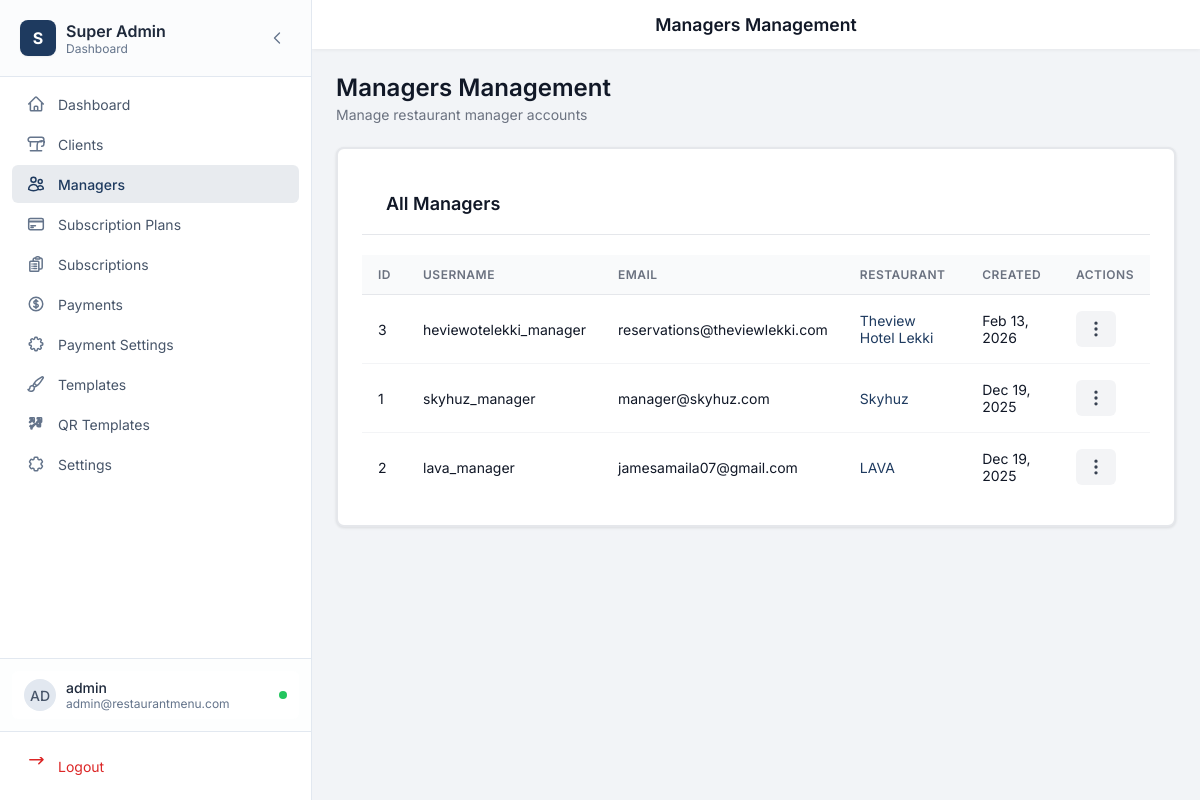
/admin/managers.php (signed in), run on the app's committed database.
### tables this page shows
CREATE TABLE `managers` (
  `id` int(11) NOT NULL,
  `username` varchar(100) NOT NULL,
  `email` varchar(255) NOT NULL,
  `password_hash` varchar(255) NOT NULL,
  `restaurant_id` int(11) NOT NULL,
  `created_at` timestamp NOT NULL DEFAULT current_timestamp(),
  `updated_at` timestamp NOT NULL DEFAULT current_timestamp() ON UPDATE current_timestamp()
);

CREATE TABLE `restaurants` (
  `id` int(11) NOT NULL,
  `name` varchar(255) NOT NULL,
  `slug` varchar(255) NOT NULL,
  `logo` varchar(255) DEFAULT NULL,
  `hero_image` varchar(255) DEFAULT NULL,
  `description` text DEFAULT NULL,
  `phone` varchar(50) DEFAULT NULL,
  `email` varchar(255) DEFAULT NULL,
  `address` text DEFAULT NULL,
  `website` varchar(255) DEFAULT NULL,
  `whatsapp_link` varchar(255) DEFAULT NULL,
  `instagram_url` varchar(255) DEFAULT NULL,
  `facebook_url` varchar(255) DEFAULT NULL,
  `twitter_url` varchar(255) DEFAULT NULL,
  `map_latitude` decimal(10,8) DEFAULT NULL,
  `map_longitude` decimal(11,8) DEFAULT NULL,
  `header_menu_items` text DEFAULT NULL,
  `footer_content` text DEFAULT NULL,
  `manager_email` varchar(255) DEFAULT NULL,
  `google_rating` decimal(3,1) DEFAULT 4.5,
  `rating_source` varchar(50) DEFAULT 'Google',
  `template_id` int(11) DEFAULT 1,
  `is_active` tinyint(1) DEFAULT 1,
  `available_items_count` int(11) DEFAULT 0,
  `unavailable_items_count` int(11) DEFAULT 0,
  `subscription_id` int(11) DEFAULT NULL,
  `created_at` timestamp NOT NULL DEFAULT current_timestamp(),
  `updated_at` timestamp NOT NULL DEFAULT current_timestamp() ON UPDATE current_timestamp()
);

### admin/managers.php (the view, shortened to what this page needs)
<?php
$pdo = getDBConnection();
$managers = [];
if ($pdo) {
    try {
        $stmt = $pdo->query("
            SELECT
                m.id,
                m.username,
                m.email,
                m.created_at,
                m.updated_at,
                r.id as restaurant_id,
                r.name as restaurant_name,
                r.slug as restaurant_slug
            FROM managers m
            LEFT JOIN restaurants r ON m.restaurant_id = r.id
            ORDER BY m.created_at DESC
        ");
        $managers = $stmt->fetchAll();
    } catch (PDOException $e) {
        $error = 'Error fetching managers: ' . $e->getMessage();
    }
}
$pageTitle = 'Managers Management';
include __DIR__ . '/../includes/admin-layout.php';
?>
<div class="page-header">
    <h1 class="page-title">Managers Management</h1>
    <p class="page-subtitle">Manage restaurant manager accounts</p>
</div>
<div class="card">
            <div class="card-header">
                <h2 class="card-title">All Managers</h2>
            </div>
            <?php if (empty($managers)): ?>
                <div style="text-align: center; padding: 60px 20px; color: var(--muted);">
                    <p style="margin-bottom: 12px;">No managers found.</p>
                    <p><a href="restaurants.php" style="color: var(--primary); text-decoration: none; font-weight: 500;">Create a restaurant to add managers</a></p>
                </div>
            <?php else: ?>
                <table class="table">
                    <thead>
                        <tr>
                            <th>ID</th>
                            <th>Username</th>
                            <th>Email</th>
                            <th>Restaurant</th>
                            <th>Created</th>
                            <th>Actions</th>
                        </tr>
                    </thead>
                    <tbody>
                        <?php foreach ($managers as $manager): ?>
                            <tr>
                                <td><?php echo $manager['id']; ?></td>
                                <td><?php echo htmlspecialchars($manager['username']); ?></td>
                                <td><?php echo htmlspecialchars($manager['email']); ?></td>
                                <td>
                                    <?php if ($manager['restaurant_name']): ?>
                                        <a href="restaurant-view.php?slug=<?php echo htmlspecialchars($manager['restaurant_slug']); ?>" style="color: var(--primary); text-decoration: none;">
                                            <?php echo htmlspecialchars($manager['restaurant_name']); ?>
                                        </a>
                                    <?php else: ?>
                                        <span style="color: var(--muted);">No restaurant</span>
                                    <?php endif; ?>
                                </td>
                                <td><?php echo $manager['created_at'] ? date('M j, Y', strtotime($manager['created_at'])) : 'N/A'; ?></td>
                                <td class="actions-cell">
                                    <button class="actions-btn" onclick="toggleDropdown(this)" title="Actions">
                                        <svg xmlns="http://www.w3.org/2000/svg" fill="none" viewBox="0 0 24 24" stroke="currentColor" width="20" height="20">
                                            <path stroke-linecap="round" stroke-linejoin="round" stroke-width="2" d="M12 5v.01M12 12v.01M12 19v.01M12 6a1 1 0 110-2 1 1 0 010 2zm0 7a1 1 0 110-2 1 1 0 010 2zm0 7a1 1 0 110-2 1 1 0 010 2z" />
                                        </svg>
                                    </button>
                                </td>
                            </tr>
                        <?php endforeach; ?>
                    </tbody>
                </table>
            <?php endif; ?>
        </div>
<?php include __DIR__ . '/../includes/admin-footer.php'; ?>

### includes/admin-layout.php (shortened to what this page needs)
<?php
$pageTitle = $pageTitle ?? 'Admin';
$showHeader = $showHeader ?? true;
?>
<!DOCTYPE html>
<html lang="en">
<head>
<link rel="stylesheet" href="<?php echo htmlspecialchars(defined('SITE_URL') ? SITE_URL . '/assets/css/admin.css' : '../assets/css/admin.css'); ?>">
</head>
<body>
<div class="app">
  <?php include __DIR__ . '/sidebar-admin.php'; ?>
  <div class="content">
    <?php if ($showHeader): ?>
    <div class="header">
      <div class="header-title"><?php echo htmlspecialchars($pageTitle); ?></div>
    </div>
    <?php endif; ?>
    <main>

### includes/sidebar-admin.php (shortened to what this page needs)
<?php
$currentPath = $_SERVER['REQUEST_URI'];
$userInfo = null;
if (isLoggedIn() && isSuperAdmin()) {
    $pdo = getDBConnection();
    if ($pdo) {
        $userId = getCurrentUserId();
        $stmt = $pdo->prepare("SELECT username, email FROM admins WHERE id = ?");
        $stmt->execute([$userId]);
        $userInfo = $stmt->fetch();
    }
}
$activeId = 'dashboard';
foreach ($navItems as $item) {
    if (strpos($currentPath, $item['href']) !== false) {
        $activeId = $item['id'];
        break;
    }
}
$username = $_SESSION['username'] ?? 'Admin';
$userEmail = $userInfo['email'] ?? '';
$userInitials = strtoupper(substr($username, 0, 2));
?>
<aside class="sidebar-modern" id="sidebar">
    <div class="sidebar-header-modern">
        <div class="sidebar-logo-wrapper">
            <div class="sidebar-logo">
                <div class="logo-icon-modern">S</div>
                <div class="logo-text">
                    <span class="logo-title">Super Admin</span>
                    <span class="logo-subtitle">Dashboard</span>
                </div>
            </div>
        </div>
        <button
            onclick="toggleCollapse()"
            class="collapse-btn-modern"
            aria-label="Collapse sidebar"
        >
            <svg xmlns="http://www.w3.org/2000/svg" fill="none" viewBox="0 0 24 24" stroke-width="2" stroke="currentColor" class="collapse-icon">
                <path stroke-linecap="round" stroke-linejoin="round" d="M15.75 19.5L8.25 12l7.5-7.5" />
            </svg>
        </button>
    </div>
    <nav class="sidebar-nav">
        <ul class="nav-list">
            <?php foreach ($navItems as $item): ?>
                <?php $isActive = $activeId === $item['id']; ?>
                <li>
                    <a
                        href="<?php echo htmlspecialchars($item['href']); ?>"
                        class="nav-item <?php echo $isActive ? 'active' : ''; ?>"
                        title="<?php echo htmlspecialchars($item['name']); ?>"
                    >
                        <div class="nav-icon-wrapper">
                            <svg xmlns="http://www.w3.org/2000/svg" fill="none" viewBox="0 0 24 24" stroke-width="2" stroke="currentColor" class="nav-icon">
                                <path stroke-linecap="round" stroke-linejoin="round" d="<?php echo htmlspecialchars($item['icon']); ?>" />
                            </svg>
                        </div>
                        <span class="nav-text"><?php echo htmlspecialchars($item['name']); ?></span>
                    </a>
                </li>
            <?php endforeach; ?>
        </ul>
    </nav>
    <div class="sidebar-footer-modern">
        <div class="sidebar-profile">
            <?php if (!isset($_COOKIE['sidebar_collapsed']) || $_COOKIE['sidebar_collapsed'] !== 'true'): ?>
                <div class="profile-card">
                    <div class="profile-avatar"><?php echo htmlspecialchars($userInitials); ?></div>
                    <div class="profile-info">
                        <p class="profile-name"><?php echo htmlspecialchars($username); ?></p>
                        <p class="profile-role"><?php echo htmlspecialchars($userEmail ?: 'Administrator'); ?></p>
                    </div>
                    <div class="profile-status" title="Online"></div>
                </div>
            <?php endif; ?>
        </div>
        <div class="sidebar-logout">
            <a
                href="/admin/logout.php"
                class="logout-btn"
                title="Logout"
            >
                <div class="nav-icon-wrapper">
                    <svg xmlns="http://www.w3.org/2000/svg" fill="none" viewBox="0 0 24 24" stroke-width="2" stroke="currentColor" class="nav-icon logout-icon">
                        <path stroke-linecap="round" stroke-linejoin="round" d="M15.75 9l5.5-5.5m0 0l-5.5-5.5m5.5 5.5H3.75" />
                    </svg>
                </div>
                <span class="nav-text">Logout</span>
            </a>
        </div>
    </div>
</aside>

### includes/admin-footer.php (shortened to what this page needs)
    </main>
  </div>
</div>
</body>
</html>

### assets/css/admin.css (style rules this page uses)
:root { --text-dark: #1F2937; --text-gray: #6B7280; --text-light: #9CA3AF; --bg-light: #F9FAFB; --border-light: #E5E7EB; --success-green: #059669; --success-bg: #D1FAE5; --error-red: #DC2626; --error-bg: #FEE2E2; --warning-bg: #F3F4F6; --warning-text: #4b5563; --chart-orange: #D97706; --chart-red: #B91C1C; --chart-brown: #92400E; --chart-yellow: #FDE68A; --chart-warm: #F59E0B; }
.card { background: white; border-radius: 16px; box-shadow: 0 1px 3px rgba(0, 0, 0, 0.1); border: 2px solid var(--border-light); padding: 24px; transition: all 0.3s; }
.card-header { display: flex; align-items: center; justify-content: space-between; margin-bottom: 20px; padding-bottom: 16px; border-bottom: 2px solid var(--border-light); }
.card-title { font-size: 20px; font-weight: 700; color: var(--text-dark); display: flex; align-items: center; gap: 12px; }
* { transition-property: color, background-color, border-color, transform, box-shadow; transition-duration: 0.2s; transition-timing-function: ease; }
.page-header { margin-bottom: 24px; }
.page-title { font-size: 1.5rem; font-weight: 600; color: var(--text-dark); margin: 0; }
.page-subtitle { color: var(--text-gray); font-size: 0.875rem; margin-top: 4px; }
.actions-cell { position: relative; }
.actions-btn { background: #f3f4f6; border: none; padding: 8px 10px; border-radius: 6px; cursor: pointer; font-size: 0.813rem; display: flex; align-items: center; justify-content: center; transition: background 0.2s; color: #374151; }

### admin/managers.php (style rules this page uses)
.page-header { margin-bottom: 24px; }
.page-title { font-size: 1.5rem; font-weight: 600; color: var(--text); margin: 0; }
.card { background: #fff; border-radius: 8px; box-shadow: 0 1px 3px rgba(0, 0, 0, 0.1); margin-bottom: 24px; }
.card-header { padding: 20px 24px; border-bottom: 1px solid #e5e7eb; }
.card-title { font-size: 1.125rem; font-weight: 600; color: #111827; margin: 0; }
.table { width: 100%; border-collapse: collapse; }
.table th { background: #f9fafb; padding: 12px 16px; text-align: left; font-size: 0.75rem; font-weight: 600; color: #6b7280; text-transform: uppercase; letter-spacing: 0.5px; border-bottom: 1px solid #e5e7eb; }
.table td { padding: 16px; border-bottom: 1px solid #f3f4f6; vertical-align: middle; font-size: 0.875rem; }
.table tr:last-child td { border-bottom: none; }

### data on the page
managers: id "3", username "heviewotelekki_manager", email "reservations@theviewlekki.com", restaurant.name "Theview Hotel Lekki", created_at "Feb 13, 2026"
managers: id "1", username "skyhuz_manager", email "manager@skyhuz.com", restaurant.name "Skyhuz", created_at "Dec 19, 2025"
managers: id "2", username "lava_manager", email "jamesamaila07@gmail.com", restaurant.name "LAVA", created_at "Dec 19, 2025"

### other printed values
$item['name'] "Dashboard"
$item['name'] "Clients"
$item['name'] "Managers"
$item['name'] "Subscription Plans"
$item['name'] "Subscriptions"
$item['name'] "Payments"
$item['name'] "Payment Settings"
$item['name'] "Templates"
$item['name'] "QR Templates"
$item['name'] "Settings"
$userInitials "AD"
$username "admin"
$userEmail ?: 'Administrator' "admin@restaurantmenu.com"
$pageTitle "Managers Management"
